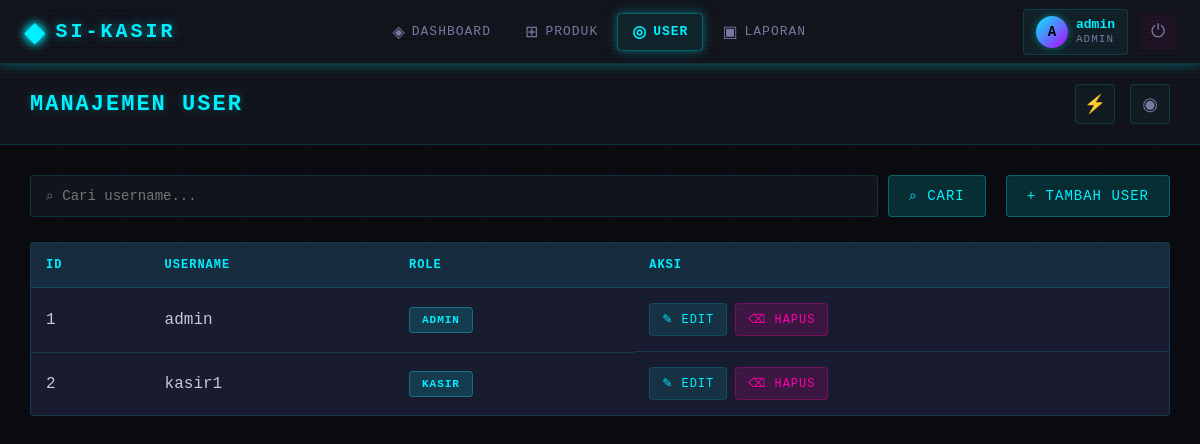
The app's page /modules/auth/user.php (signed in) with its own data.
### tables this page shows
CREATE TABLE IF NOT EXISTS m_user (
    id_user INT AUTO_INCREMENT PRIMARY KEY,
    username VARCHAR(50) UNIQUE NOT NULL,
    password VARCHAR(255) NOT NULL,
    role ENUM('Admin', 'Kasir') NOT NULL
);

### modules/auth/user.php (the view, shortened to what this page needs)
<?php
$conn = getConnection();
$search = isset($_GET['search']) ? trim($_GET['search']) : '';
$query = "SELECT * FROM m_user WHERE 1=1";
$query .= " ORDER BY id_user ASC";
$stmt = $conn->prepare($query);
$stmt->execute();
$result = $stmt->get_result();
$users = [];
while ($row = $result->fetch_assoc()) {
    $users[] = $row;
}
?>
<!DOCTYPE html>
<html lang="id">
<head>
    <link rel="stylesheet" href="/assets/css/sidebar.css">
    <link rel="stylesheet" href="/assets/css/produk.css">
</head>
<body>
    <?php include '../../includes/sidebar.php'; ?>
    <main class="main-content">
        <?php include '../../includes/topbar.php'; ?>
        <div class="content-area">
            <div class="toolbar">
                <div class="search-filter">
                    <form method="GET" action="" class="search-form">
                        <input type="text" name="search" placeholder="⌕ Cari username..." value="<?php echo htmlspecialchars($search); ?>">
                        <button type="submit" class="btn btn-primary">⌕ Cari</button>
                    </form>
                </div>
                <a href="user_tambah.php" class="btn btn-success">+ Tambah User</a>
            </div>
            <div class="table-container">
                <table>
                    <thead>
                        <tr>
                            <th>ID</th>
                            <th>Username</th>
                            <th>Role</th>
                            <th>Aksi</th>
                        </tr>
                    </thead>
                    <tbody>
                        <?php if (count($users) > 0): ?>
                            <?php foreach ($users as $row): ?>
                                <tr>
                                    <td><?php echo $row['id_user']; ?></td>
                                    <td><?php echo htmlspecialchars($row['username']); ?></td>
                                    <td>
                                        <?php if ($row['role'] === 'Admin'): ?>
                                            <span class="badge badge-primary">Admin</span>
                                        <?php else: ?>
                                            <span class="badge badge-success">Kasir</span>
                                        <?php endif; ?>
                                    </td>
                                    <td class="action-buttons">
                                        <a href="user_edit.php?id=<?php echo $row['id_user']; ?>" class="btn btn-sm">✎ Edit</a>
                                        <a href="?delete=<?php echo $row['id_user']; ?>" class="btn btn-sm btn-danger" onclick="return confirm('Yakin ingin menghapus user <?php echo htmlspecialchars($row['username']); ?>?')">⌫ Hapus</a>
                                    </td>
                                </tr>
                            <?php endforeach; ?>
                        <?php endif; ?>
                    </tbody>
                </table>
            </div>
        </div>
    </main>
</body>
</html>

### assets/css/sidebar.css (style rules this page uses)
:root { --bg-primary: #0a0a0f; --bg-secondary: #12121a; --bg-card: #1a1a2e; --neon-cyan: #00f0ff; --neon-pink: #ff00aa; --neon-purple: #b800ff; --neon-yellow: #ffd700; --text-primary: #c8c8d8; --text-secondary: #7878a0; --border-color: rgba(0, 240, 255, 0.15); --glow-cyan: 0 0 10px rgba(0, 240, 255, 0.3), 0 0 20px rgba(0, 240, 255, 0.1); --glow-pink: 0 0 10px rgba(255, 0, 170, 0.3), 0 0 20px rgba(255, 0, 170, 0.1); }
* { margin: 0; padding: 0; box-sizing: border-box; }
body { font-family: 'Courier New', 'Consolas', monospace; background: var(--bg-primary); color: var(--text-primary); padding-top: 64px; position: relative; }
body::before { content: ''; position: fixed; top: 0; left: 0; width: 100%; height: 100%; background: radial-gradient(ellipse at 20% 50%, rgba(0, 240, 255, 0.03) 0%, transparent 50%), radial-gradient(ellipse at 80% 50%, rgba(255, 0, 170, 0.03) 0%, transparent 50%); pointer-events: none; z-index: 0; }
body::after { content: ''; position: fixed; top: 0; left: 0; width: 100%; height: 100%; background: repeating-linear-gradient( 0deg, transparent, transparent 2px, rgba(0, 240, 255, 0.015) 2px, rgba(0, 240, 255, 0.015) 4px ); pointer-events: none; z-index: 9999; }
.main-content { min-height: calc(100vh - 64px); background: repeating-linear-gradient(90deg, transparent, transparent 60px, rgba(0, 240, 255, 0.015) 60px, rgba(0, 240, 255, 0.015) 61px), var(--bg-primary); position: relative; z-index: 1; }
.content-area { padding: 30px; }
.action-buttons { display: grid; grid-template-columns: repeat(auto-fit, minmax(200px, 1fr)); gap: 15px; }

### assets/css/produk.css (style rules this page uses)
:root { --bg-primary: #0a0a0f; --bg-secondary: #12121a; --bg-card: #1a1a2e; --neon-cyan: #00f0ff; --neon-pink: #ff00aa; --neon-purple: #b800ff; --neon-yellow: #ffd700; --text-primary: #c8c8d8; --text-secondary: #7878a0; --border-color: rgba(0, 240, 255, 0.15); --glow-cyan: 0 0 10px rgba(0, 240, 255, 0.3), 0 0 20px rgba(0, 240, 255, 0.1); }
.content-area { padding: 30px; }
.toolbar { display: flex; justify-content: space-between; align-items: center; margin-bottom: 25px; gap: 20px; flex-wrap: wrap; }
.search-filter { flex: 1; min-width: 300px; }
.search-form { display: flex; gap: 10px; flex-wrap: wrap; }
.search-form input, .search-form select { padding: 12px 15px; border: 1px solid var(--border-color); border-radius: 4px; font-size: 14px; transition: all 0.3s; background: var(--bg-secondary); color: var(--text-primary); font-family: 'Courier New', monospace; }
.search-form input { flex: 1; min-width: 200px; }
.btn { display: inline-flex; align-items: center; gap: 8px; padding: 12px 20px; background: rgba(0, 240, 255, 0.1); color: var(--neon-cyan); text-decoration: none; border-radius: 4px; border: 1px solid var(--border-color); cursor: pointer; font-size: 14px; font-weight: 500; transition: all 0.3s; font-family: 'Courier New', monospace; text-transform: uppercase; letter-spacing: 1px; }
.btn-success { background: rgba(0, 240, 255, 0.15); border-color: rgba(0, 240, 255, 0.3); }
.btn-primary { background: rgba(0, 240, 255, 0.15); border-color: rgba(0, 240, 255, 0.3); }
.btn-danger { background: rgba(255, 0, 170, 0.15); border-color: rgba(255, 0, 170, 0.3); color: var(--neon-pink); }
.btn-sm { padding: 8px 12px; font-size: 12px; }
.table-container { background: var(--bg-card); border-radius: 4px; border: 1px solid var(--border-color); overflow: hidden; }
table { width: 100%; border-collapse: collapse; }
table th, table td { padding: 15px; text-align: left; border-bottom: 1px solid var(--border-color); }
table th { background: rgba(0, 240, 255, 0.08); color: var(--neon-cyan); font-weight: 600; font-size: 12px; text-transform: uppercase; letter-spacing: 1px; }
table tbody tr { transition: all 0.3s; }
table tbody tr:last-child td { border-bottom: none; }
.badge { padding: 6px 12px; border-radius: 4px; font-size: 11px; font-weight: 600; display: inline-block; text-transform: uppercase; letter-spacing: 1px; }
.badge-success { background: rgba(0, 240, 255, 0.15); color: var(--neon-cyan); border: 1px solid rgba(0, 240, 255, 0.3); }
.badge-primary { background: rgba(0, 240, 255, 0.15); color: var(--neon-cyan); border: 1px solid rgba(0, 240, 255, 0.3); }
.action-buttons { display: flex; gap: 8px; }

### records on screen
m_user: id_user "1", username "admin", role "ADMIN"
m_user: id_user "2", username "kasir1", role "KASIR"

### other values on screen
substr(getUsername(), 0, 1) "A"
getUsername() "admin"
getUserRole() "ADMIN"
$pageTitle "MANAJEMEN USER"
